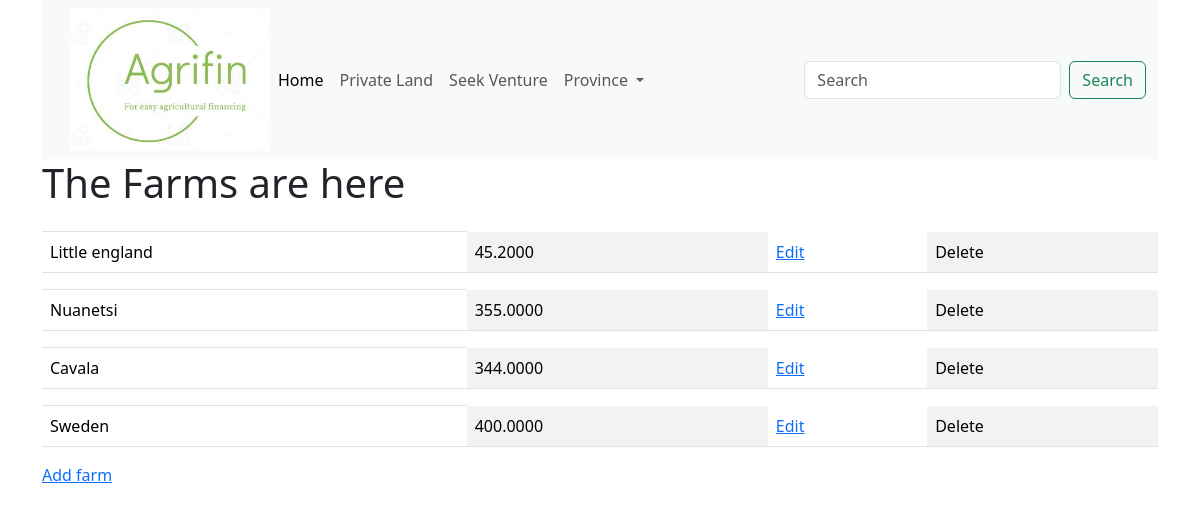
/farms/, run on an earlier commit of the app's database.
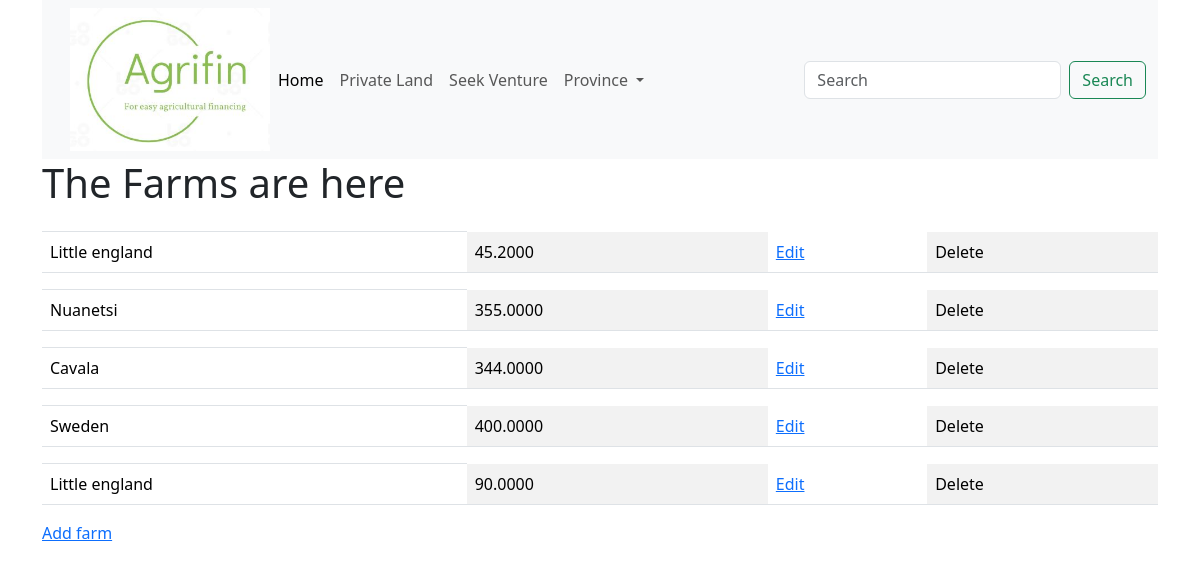
And on a later commit of the database.
### farmersapp/models.py (models this page shows, shortened)
class Farm(models.Model):
    tenure = (
   ('Off','Offer Letter'),
   ('99','99-Year Lease'),
   ('A1','A1 Permit'),
   ('AP', 'A1 Temporal Permit'),
   ('A2','A2 Permit'),
   ('Ttl','Title Deed'),
   ('DG','Deed of Grant'),
   ('CCT','Certificate of Consolidated Title'),
   )
    water = (
   ('D','Dam'),
   ('R','River'),
   ('B','Borehole'),
   ('W', 'Weir'),
   ('Wl','Well'),
   ('N','None'),
   )
    province = (
   ('MTN','Matabeleland North'),
   ('MTS','Matabeleland South'),
   ('MSE','Mashonaland East'),
   ('MSW','Mashonaland West'),
   ('MSC','Mashonaland Central'),
   ('MAN','Manicaland'),
    ('MSV','Masvingo'),
    ('MID','Midlands'),
    ('HRE','Harare'),
    ('BYO','Bulawayo'),
   )
    farmer = models.ForeignKey(Farmer,on_delete = models.CASCADE)
    farm_name = models.CharField(max_length=500)
    plot_number = models.CharField(max_length=250,null=True, blank=True)
    extend = models.DecimalField(max_digits= 10,decimal_places= 4)
    district = models.CharField(max_length=20)
    province = models.CharField(max_length=250,choices=province)
    ward = models.CharField(max_length=10,null=True, blank=True)
    tenure_type = models.CharField(max_length=50,choices=tenure)
    irrigation =models.CharField(max_length=250,null= True,choices=(('Y','Yes'),('N','No')))
    water_availability  = models.CharField(max_length=250,choices=water)
    id = models.UUIDField(default=uuid.uuid1,unique=True,primary_key=True,editable=False)

### farmersapp/views.py (the view)
# urls.py: path("farms/",views.farms,name="farms"),
def farms(request):
    mfarms = Farm.objects.all()
    context = {'mfarms': mfarms}
    return render(request,'farms.html',context)

### farmersapp/templates/farms.html (shortened to what this page needs)
{%extends 'main.html'%}
  {% load bootstrap5 %}
{%block content%}
<h1>The Farms are here</h1>
<table class="table table-striped-columns">
  {%for farm in mfarms%}
  <th></th>
  <tr>
  <td>{{farm.farm_name}}</td>
  <td>{{farm.extend}}</td>
  <td><a href="{%url 'createfarm'%}">Edit</a></td>
  <td><a>Delete</a></td>
</tr>
  {%endfor%}
</table>
<a href = "{% url 'createfarm'%}">Add farm</a>
{%endblock%}

What changed in the data, as far as the page shows it:
added Farm: farm_name "Little england", extend "90.0000"
